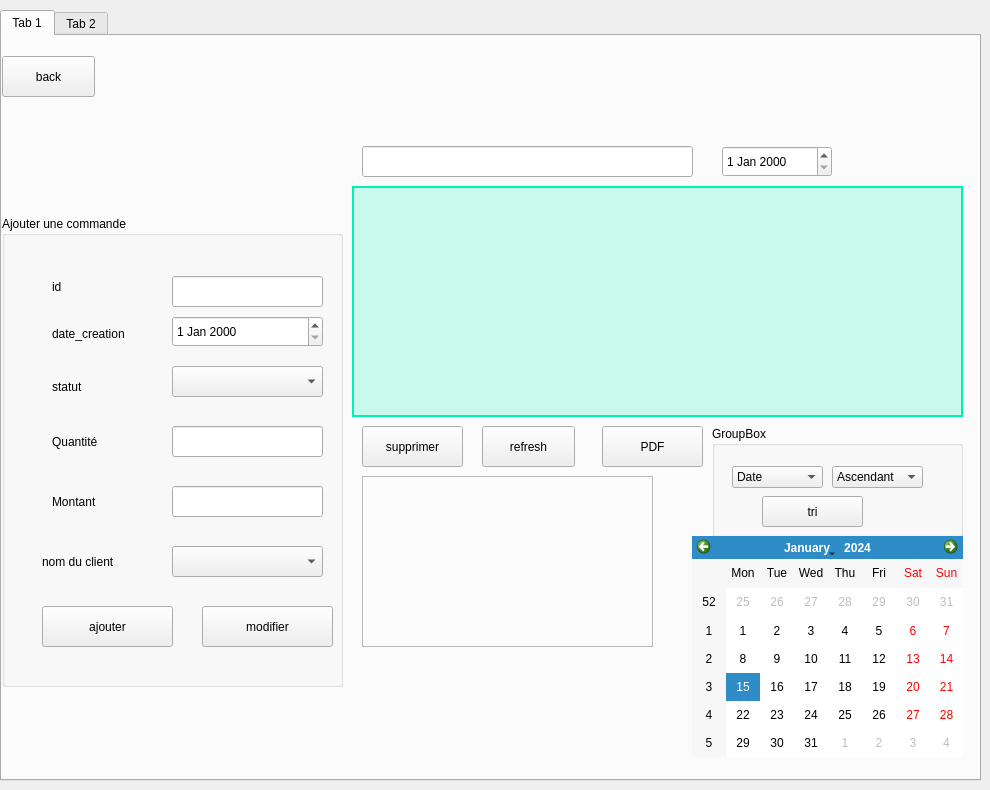
      <widget class="QWidget" name="page">
       <widget class="QTabWidget" name="tabWidget">
        <property name="geometry">
         <rect>
          <x>0</x>
          <y>10</y>
          <width>981</width>
          <height>771</height>
         </rect>
        </property>
        <widget class="QWidget" name="tab_5">
         <attribute name="title">
          <string>Tab 1</string>
         </attribute>
         <widget class="QGroupBox" name="groupBox_6">
          <property name="geometry">
           <rect>
            <x>0</x>
            <y>180</y>
            <width>341</width>
            <height>471</height>
           </rect>
          </property>
          <property name="title">
           <string>Ajouter une commande</string>
          </property>
          <widget class="QLabel" name="label_43">
           <property name="geometry">
            <rect>
             <x>40</x>
             <y>50</y>
             <width>56</width>
             <height>16</height>
            </rect>
           </property>
           <property name="text">
            <string/>
           </property>
          </widget>
          <widget class="QLabel" name="id_formateur">
           <property name="geometry">
            <rect>
             <x>50</x>
             <y>60</y>
             <width>61</width>
             <height>21</height>
            </rect>
           </property>
           <property name="text">
            <string>id</string>
           </property>
          </widget>
          <widget class="QLabel" name="label_nom_3">
           <property name="geometry">
            <rect>
             <x>50</x>
             <y>110</y>
             <width>121</width>
             <height>16</height>
            </rect>
           </property>
           <property name="text">
            <string>date_creation</string>
           </property>
          </widget>
          <widget class="QLabel" name="label_45">
           <property name="geometry">
            <rect>
             <x>50</x>
             <y>150</y>
             <width>111</width>
             <height>41</height>
            </rect>
           </property>
           <property name="text">
            <string>statut</string>
           </property>
          </widget>
          <widget class="QLabel" name="label_46">
           <property name="geometry">
            <rect>
             <x>50</x>
             <y>270</y>
             <width>71</width>
             <height>31</height>
            </rect>
           </property>
           <property name="text">
            <string>Montant</string>
           </property>
          </widget>
          <widget class="QLineEdit" name="idCommande">
           <property name="geometry">
            <rect>
             <x>170</x>
             <y>60</y>
             <width>151</width>
             <height>31</height>
            </rect>
           </property>
          </widget>
          <widget class="QPushButton" name="ajouter_cd">
           <property name="geometry">
            <rect>
             <x>40</x>
             <y>390</y>
             <width>131</width>
             <height>41</height>
            </rect>
           </property>
           <property name="text">
            <string>ajouter</string>
           </property>
          </widget>
          <widget class="QPushButton" name="modif_cd">
           <property name="geometry">
            <rect>
             <x>200</x>
             <y>390</y>
             <width>131</width>
             <height>41</height>
            </rect>
           </property>
           <property name="text">
            <string>modifier</string>
           </property>
          </widget>
          <widget class="QLineEdit" name="lineEdit_montant">
           <property name="geometry">
            <rect>
             <x>170</x>
             <y>270</y>
             <width>151</width>
             <height>31</height>
            </rect>
           </property>
          </widget>
          <widget class="QComboBox" name="comboBox_satut">
           <property name="geometry">
            <rect>
             <x>170</x>
             <y>150</y>
             <width>151</width>
             <height>31</height>
            </rect>
           </property>
          </widget>
          <widget class="QDateEdit" name="dateEdit_date">
           <property name="geometry">
            <rect>
             <x>170</x>
             <y>100</y>
             <width>151</width>
             <height>31</height>
            </rect>
           </property>
          </widget>
          <widget class="QLineEdit" name="lineEdit_quantite">
           <property name="geometry">
            <rect>
             <x>170</x>
             <y>210</y>
             <width>151</width>
             <height>31</height>
            </rect>
           </property>
          </widget>
          <widget class="QLabel" name="label_47">
           <property name="geometry">
            <rect>
             <x>50</x>
             <y>210</y>
             <width>71</width>
             <height>31</height>
            </rect>
           </property>
           <property name="text">
            <string>Quantité</string>
           </property>
          </widget>
          <widget class="QComboBox" name="comboBox_client">
           <property name="geometry">
            <rect>
             <x>170</x>
             <y>330</y>
             <width>151</width>
             <height>31</height>
            </rect>
           </property>
          </widget>
          <widget class="QLabel" name="label_48">
           <property name="geometry">
            <rect>
             <x>40</x>
             <y>330</y>
             <width>91</width>
             <height>31</height>
            </rect>
           </property>
           <property name="text">
            <string>nom du client</string>
           </property>
          </widget>
         </widget>
         <widget class="QTableView" name="tableView_commande">
          <property name="geometry">
           <rect>
            <x>350</x>
            <y>150</y>
            <width>611</width>
            <height>231</height>
           </rect>
          </property>
          <property name="styleSheet">
           <string notr="true">QTableView {
    background-color: rgba(0, 241, 177, 0.2); /* Semi-transparent background */
    gridline-color: #cccccc; /* Gridline color */
    border: 2px solid #00f1b1; /* Add a border */
    selection-background-color: rgba(0, 200, 150, 0.6); /* Highlighted row */
    selection-color: #ffffff; /* Text color for selected row */
}
QHeaderView::section {
    background-color: rgba(0, 200, 150, 0.6); /* Header background */
    color: #000; /* Header text color */
    font: bold; /* Make header font bold */
    padding: 7px;
}</string>
          </property>
         </widget>
         <widget class="QLineEdit" name="lineEdit">
          <property name="geometry">
           <rect>
            <x>360</x>
            <y>110</y>
            <width>331</width>
            <height>31</height>
           </rect>
          </property>
         </widget>
         <widget class="QPushButton" name="supp_cd">
          <property name="geometry">
           <rect>
            <x>360</x>
            <y>390</y>
            <width>101</width>
            <height>41</height>
           </rect>
          </property>
          <property name="text">
           <string>supprimer</string>
          </property>
         </widget>
         <widget class="QDateEdit" name="dateEdit_recherche">
          <property name="geometry">
           <rect>
            <x>720</x>
            <y>110</y>
            <width>110</width>
            <height>31</height>
           </rect>
          </property>
         </widget>
         <widget class="QGroupBox" name="groupBox_7">
          <property name="geometry">
           <rect>
            <x>710</x>
            <y>390</y>
            <width>251</width>
            <height>111</height>
           </rect>
          </property>
          <property name="title">
           <string>GroupBox</string>
          </property>
          <widget class="QComboBox" name="comboBoxsortchamp_cd">
           <property name="geometry">
            <rect>
             <x>20</x>
             <y>40</y>
             <width>91</width>
             <height>22</height>
            </rect>
           </property>
           <item>
            <property name="text">
             <string>Date</string>
            </property>
           </item>
           <item>
            <property name="text">
             <string>Montant</string>
            </property>
           </item>
          </widget>
          <widget class="QComboBox" name="comboBox_order_cd">
           <property name="geometry">
            <rect>
             <x>120</x>
             <y>40</y>
             <width>91</width>
             <height>22</height>
            </rect>
           </property>
           <item>
            <property name="text">
             <string>Ascendant</string>
            </property>
           </item>
           <item>
            <property name="text">
             <string>Descendant</string>
            </property>
           </item>
          </widget>
          <widget class="QPushButton" name="tri_cd">
           <property name="geometry">
            <rect>
             <x>50</x>
             <y>70</y>
             <width>101</width>
             <height>31</height>
            </rect>
           </property>
           <property name="text">
            <string>tri</string>
           </property>
          </widget>
         </widget>
         <widget class="QPushButton" name="pdf_cd">
          <property name="geometry">
           <rect>
            <x>600</x>
            <y>390</y>
            <width>101</width>
            <height>41</height>
           </rect>
          </property>
          <property name="text">
           <string>PDF</string>
          </property>
         </widget>
         <widget class="QFrame" name="frame_cd">
          <property name="geometry">
           <rect>
            <x>360</x>
            <y>440</y>
            <width>291</width>
            <height>171</height>
           </rect>
          </property>
          <property name="frameShape">
           <enum>QFrame::Shape::StyledPanel</enum>
          </property>
          <property name="frameShadow">
           <enum>QFrame::Shadow::Raised</enum>
          </property>
         </widget>
         <widget class="QLabel" name="label_7">
          <property name="geometry">
           <rect>
            <x>-50</x>
            <y>-10</y>
            <width>1541</width>
            <height>781</height>
           </rect>
          </property>
          <property name="styleSheet">
           <string notr="true">background-image: url(:/images/Messenger_creation_E3DE35F4-C526-4CC4-8E18-1A43498F0645.jpeg);</string>
          </property>
          <property name="text">
           <string/>
          </property>
         </widget>
         <widget class="QLabel" name="label_8">
          <property name="geometry">
           <rect>
            <x>1300</x>
            <y>0</y>
            <width>291</width>
            <height>141</height>
           </rect>
          </property>
          <property name="styleSheet">
           <string notr="true">image: url(:/img/img/c139c746-ae72-42d4-8d02-aa731485ca73.jpg);</string>
          </property>
          <property name="text">
           <string/>
          </property>
         </widget>
         <widget class="QCalendarWidget" name="calendarWidget_cd">
          <property name="geometry">
           <rect>
            <x>690</x>
            <y>500</y>
            <width>271</width>
            <height>221</height>
           </rect>
          </property>
         </widget>
         <widget class="QPushButton" name="refrsh_cd">
          <property name="geometry">
           <rect>
            <x>480</x>
            <y>390</y>
            <width>93</width>
            <height>41</height>
           </rect>
          </property>
          <property name="text">
           <string>refresh</string>
          </property>
         </widget>
         <widget class="QLabel" name="label_49">
          <property name="geometry">
           <rect>
            <x>1550</x>
            <y>430</y>
            <width>1111</width>
            <height>871</height>
           </rect>
          </property>
          <property name="styleSheet">
           <string notr="true">background-image: url(:/img/img/image (1).png);</string>
          </property>
          <property name="text">
           <string/>
          </property>
         </widget>
         <widget class="QPushButton" name="back">
          <property name="geometry">
           <rect>
            <x>0</x>
            <y>20</y>
            <width>93</width>
            <height>41</height>
           </rect>
          </property>
          <property name="text">
           <string>back</string>
          </property>
         </widget>
         <zorder>label_7</zorder>
         <zorder>groupBox_6</zorder>
         <zorder>tableView_commande</zorder>
         <zorder>lineEdit</zorder>
         <zorder>supp_cd</zorder>
         <zorder>dateEdit_recherche</zorder>
         <zorder>groupBox_7</zorder>
         <zorder>pdf_cd</zorder>
         <zorder>frame_cd</zorder>
         <zorder>label_8</zorder>
         <zorder>calendarWidget_cd</zorder>
         <zorder>refrsh_cd</zorder>
         <zorder>label_49</zorder>
         <zorder>back</zorder>
        </widget>
        <widget class="QWidget" name="tab_6">
         <attribute name="title">
          <string>Tab 2</string>
         </attribute>
        </widget>
       </widget>
      </widget>
